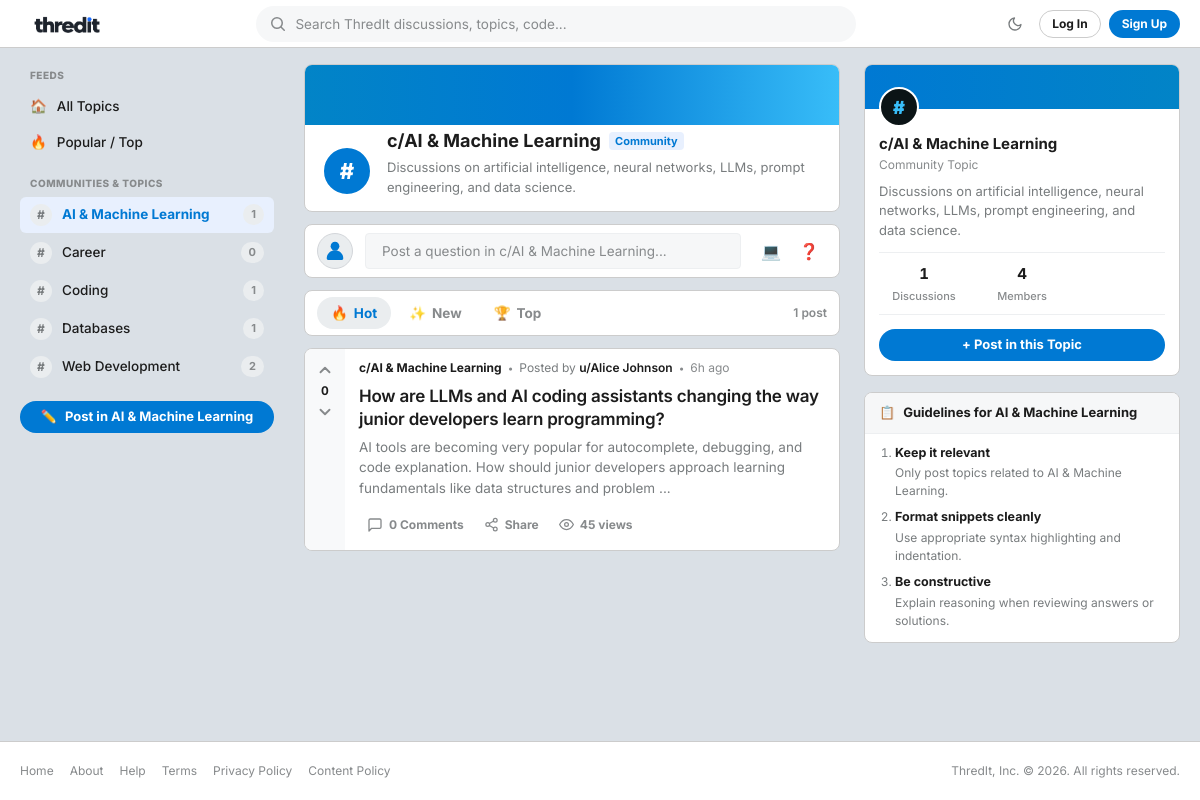
The page /public/category.php?id=2 on the database as committed earlier.
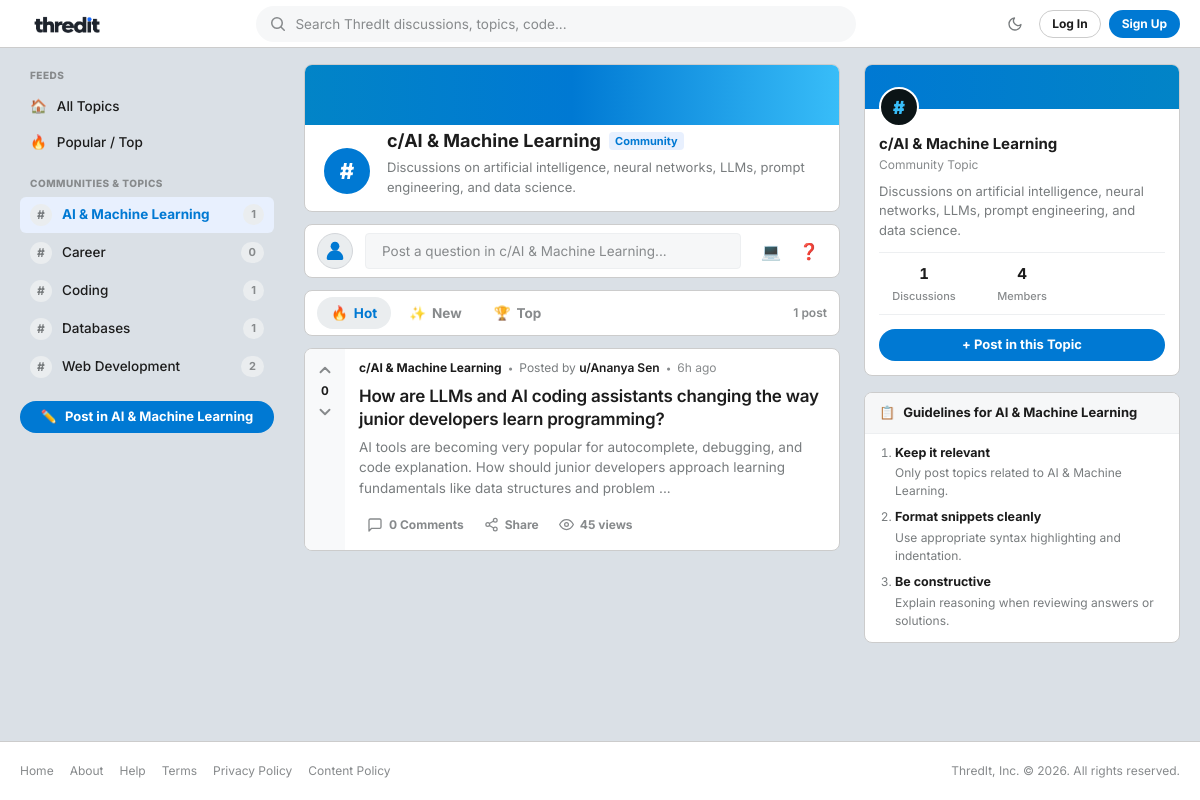
The same page on the database as committed later.
### tables this page shows
CREATE TABLE IF NOT EXISTS `threads` (
    `id` INT UNSIGNED NOT NULL AUTO_INCREMENT,
    `category_id` INT UNSIGNED NOT NULL,
    `user_id` INT UNSIGNED NOT NULL,
    `title` VARCHAR(255) NOT NULL,
    `body` MEDIUMTEXT NOT NULL,
    `is_pinned` TINYINT(1) NOT NULL DEFAULT 0,
    `is_locked` TINYINT(1) NOT NULL DEFAULT 0,
    `views` INT UNSIGNED NOT NULL DEFAULT 0,
    `created_at` DATETIME NOT NULL DEFAULT CURRENT_TIMESTAMP,
    PRIMARY KEY (`id`),
    INDEX `idx_threads_category` (`category_id`),
    INDEX `idx_threads_user` (`user_id`),
    INDEX `idx_threads_pinned_created` (`is_pinned`, `created_at` DESC),
    CONSTRAINT `fk_threads_category` FOREIGN KEY (`category_id`) REFERENCES `categories` (`id`) ON DELETE CASCADE,
    CONSTRAINT `fk_threads_user` FOREIGN KEY (`user_id`) REFERENCES `users` (`id`) ON DELETE CASCADE
);

CREATE TABLE IF NOT EXISTS `users` (
    `id` INT UNSIGNED NOT NULL AUTO_INCREMENT,
    `name` VARCHAR(100) NOT NULL,
    `email` VARCHAR(191) NOT NULL,
    `password_hash` VARCHAR(255) NOT NULL,
    `role` ENUM('user', 'moderator', 'admin') NOT NULL DEFAULT 'user',
    `is_banned` TINYINT(1) NOT NULL DEFAULT 0,
    `created_at` DATETIME NOT NULL DEFAULT CURRENT_TIMESTAMP,
    PRIMARY KEY (`id`),
    UNIQUE KEY `uq_users_email` (`email`),
    INDEX `idx_users_role` (`role`),
    INDEX `idx_users_banned` (`is_banned`)
);

CREATE TABLE IF NOT EXISTS `categories` (
    `id` INT UNSIGNED NOT NULL AUTO_INCREMENT,
    `name` VARCHAR(100) NOT NULL,
    `description` TEXT NOT NULL,
    PRIMARY KEY (`id`),
    UNIQUE KEY `uq_categories_name` (`name`)
);

### includes/functions.php (called while the page is built, shortened)
<?php
if (!function_exists('get_base_url')) {
    function get_base_url(): string
    {
        $protocol = (!empty($_SERVER['HTTPS']) && $_SERVER['HTTPS'] !== 'off') ? 'https://' : 'http://';
        $host = $_SERVER['HTTP_HOST'] ?? 'localhost';
        $scriptPath = str_replace('\\', '/', $_SERVER['SCRIPT_NAME'] ?? '');
        $scriptDir = dirname($scriptPath);
        $baseFolder = preg_replace('#/(public|admin|includes|api)$#i', '', $scriptDir);
        return rtrim($protocol . $host . $baseFolder, '/');
    }
}
if (!function_exists('url')) {
    function url(string $path = ''): string
    {
        $base = get_base_url();
        $trimmedPath = ltrim($path, '/');
        return $trimmedPath === '' ? $base : $base . '/' . $trimmedPath;
    }
}
if (!function_exists('e')) {
    function e(mixed $string): string
    {
        return htmlspecialchars((string) ($string ?? ''), ENT_QUOTES, 'UTF-8');
    }
}
if (!function_exists('time_ago')) {
    function time_ago(string $datetime): string
    {
        $timestamp = strtotime($datetime);
        $difference = time() - $timestamp;
        if ($difference < 86400) {
            $hours = floor($difference / 3600);
            return $hours . 'h ago';
        }
        return date('M j, Y', $timestamp);
    }
}
if (!function_exists('truncate')) {
    function truncate(string $text, int $length = 150): string
    {
        $text = strip_tags($text);
        return mb_substr($text, 0, $length, 'UTF-8') . '...';
    }
}
if (!function_exists('get_user_vote_value')) {
    function get_user_vote_value(PDO $pdo, ?int $userId, string $targetType, int $targetId): int
    {
        if (empty($userId)) {
            return 0;
        }
        $stmt = $pdo->prepare("SELECT value FROM votes WHERE user_id = :user_id AND target_type = :target_type AND target_id = :target_id LIMIT 1");
        $stmt->execute([
            ':user_id'     => $userId,
            ':target_type' => $targetType,
            ':target_id'   => $targetId
        ]);
        $row = $stmt->fetch();
        return (int) ($row['value'] ?? 0);
    }
}

### includes/auth.php (called while the page is built, shortened)
<?php
require_once __DIR__ . '/../config/db.php';
require_once __DIR__ . '/functions.php';
if (!function_exists('current_user_id')) {
    function current_user_id(): ?int
    {
        return isset($_SESSION['user']['id']) ? (int) $_SESSION['user']['id'] : null;
    }
}

### public/category.php (the view, shortened to what the changed rows need)
<?php
require_once __DIR__ . '/../includes/functions.php';
$pdo = get_db_connection();
$catId = (int) ($_GET['id'] ?? 0);
$stmt = $pdo->prepare("SELECT * FROM categories WHERE id = :id LIMIT 1");
$stmt->execute([':id' => $catId]);
$category = $stmt->fetch();
require_once __DIR__ . '/../includes/header.php';
$userId = current_user_id();
$sort = $_GET['sort'] ?? 'hot';
$sql = "SELECT t.*,
               u.name AS author_name, u.role AS author_role,
               c.name AS category_name,
               COUNT(DISTINCT r.id) AS reply_count,
               COALESCE(SUM(v.value), 0) AS vote_score
        FROM threads t
        INNER JOIN users u ON t.user_id = u.id
        INNER JOIN categories c ON t.category_id = c.id
        LEFT JOIN replies r ON t.id = r.thread_id
        LEFT JOIN votes v ON v.target_type = 'thread' AND v.target_id = t.id
        WHERE t.category_id = :cat_id
        GROUP BY t.id, u.id, u.name, u.role, c.id, c.name ";
if ($sort === 'top') {
    $sql .= "ORDER BY t.is_pinned DESC, vote_score DESC, t.created_at DESC";
} elseif ($sort === 'latest') {
    $sql .= "ORDER BY t.is_pinned DESC, t.created_at DESC";
} else {
    $sql .= "ORDER BY t.is_pinned DESC, (COALESCE(SUM(v.value), 0) * 2 + COUNT(DISTINCT r.id)) DESC, t.created_at DESC";
}
$threadStmt = $pdo->prepare($sql);
$threadStmt->execute([':cat_id' => $catId]);
$threads = $threadStmt->fetchAll();
?>
<div class="reddit-container">
    <main class="reddit-main-feed">
        <div class="card reddit-community-banner-card">
            <div class="banner-inner-content">
                <div class="banner-info-text">
                    <div style="display: flex; align-items: center; gap: 8px; flex-wrap: wrap;">
                        <h1 class="banner-title">c/<?= e($category['name']) ?></h1>
                    </div>
                </div>
            </div>
        </div>
        <?php if (empty($threads)): ?>
            <div class="card empty-state">
                <div class="empty-state-icon">📂</div>
                <div class="empty-state-title">No discussions in c/<?= e($category['name']) ?> yet.</div>
                <p style="font-size: 0.875rem; margin-bottom: 1.25rem;">Be the first developer to start a discussion here!</p>
                <a href="<?= url('public/new_thread.php?category_id=' . $catId) ?>" class="btn btn-primary">Start a New Thread</a>
            </div>
        <?php else: ?>
            <div class="reddit-posts-list">
                <?php foreach ($threads as $t): ?>
                    <?php
                    $userVote = get_user_vote_value($pdo, $userId, 'thread', (int) $t['id']);
                    $score = (int) $t['vote_score'];
                    $threadUrl = url('public/thread.php?id=' . $t['id']);
                    ?>
                    <article class="card reddit-post-card <?= $t['is_pinned'] ? 'post-pinned' : '' ?> <?= $t['is_locked'] ? 'post-locked' : '' ?>">
                        <div class="reddit-vote-column">
                            <button type="button" class="reddit-vote-btn vote-up <?= $userVote === 1 ? 'voted' : '' ?>"
                                    data-target-type="thread"
                                    data-target-id="<?= $t['id'] ?>"
                                    data-vote="1"
                                    data-vote-url="<?= url('public/vote.php') ?>"
                                    title="Upvote" aria-label="Upvote">
                                <svg width="18" height="18" viewBox="0 0 24 24" fill="none" stroke="currentColor" stroke-width="2.5" stroke-linecap="round" stroke-linejoin="round">
                                    <polyline points="18 15 12 9 6 15"></polyline>
                                </svg>
                            </button>
                            <span class="reddit-vote-number <?= $score > 0 ? 'score-up' : ($score < 0 ? 'score-down' : '') ?>">
                                <?= $score ?>
                            </span>
                            <button type="button" class="reddit-vote-btn vote-down <?= $userVote === -1 ? 'voted' : '' ?>"
                                    data-target-type="thread"
                                    data-target-id="<?= $t['id'] ?>"
                                    data-vote="-1"
                                    data-vote-url="<?= url('public/vote.php') ?>"
                                    title="Downvote" aria-label="Downvote">
                                <svg width="18" height="18" viewBox="0 0 24 24" fill="none" stroke="currentColor" stroke-width="2.5" stroke-linecap="round" stroke-linejoin="round">
                                    <polyline points="6 9 12 15 18 9"></polyline>
                                </svg>
                            </button>
                        </div>
                        <div class="reddit-post-main">
                            <div class="reddit-post-meta">
                                <span class="reddit-community-pill">c/<?= e($category['name']) ?></span>
                                <span class="meta-dot">&bull;</span>
                                <span class="meta-author">Posted by <strong>u/<?= e($t['author_name']) ?></strong></span>
                                <span class="meta-dot">&bull;</span>
                                <span class="meta-time"><?= time_ago($t['created_at']) ?></span>
                            </div>
                            <h2 class="reddit-post-title">
                                <a href="<?= $threadUrl ?>">
                                    <?= e($t['title']) ?>
                                </a>
                            </h2>
                            <div class="reddit-post-snippet">
                                <?= e(truncate($t['body'], 180)) ?>
                            </div>
                            <div class="reddit-post-actions">
                                <a href="<?= $threadUrl ?>#replies" class="action-pill">
                                    <svg width="16" height="16" viewBox="0 0 24 24" fill="none" stroke="currentColor" stroke-width="2" stroke-linecap="round" stroke-linejoin="round">
                                        <path d="M21 15a2 2 0 0 1-2 2H7l-4 4V5a2 2 0 0 1 2-2h14a2 2 0 0 1 2 2z"></path>
                                    </svg>
                                    <span><?= (int) $t['reply_count'] ?> <?= (int) $t['reply_count'] === 1 ? 'Comment' : 'Comments' ?></span>
                                </a>
                                <button type="button" class="action-pill share-btn" data-url="<?= $threadUrl ?>" title="Copy link to discussion">
                                    <span>Share</span>
                                </button>
                                <div class="action-pill action-views">
                                    <svg width="15" height="15" viewBox="0 0 24 24" fill="none" stroke="currentColor" stroke-width="2" stroke-linecap="round" stroke-linejoin="round">
                                        <path d="M1 12s4-8 11-8 11 8 11 8-4 8-11 8-11-8-11-8z"></path>
                                        <circle cx="12" cy="12" r="3"></circle>
                                    </svg>
                                    <span><?= (int) $t['views'] ?> views</span>
                                </div>
                            </div>
                        </div>
                    </article>
                <?php endforeach; ?>
            </div>
        <?php endif; ?>
    </main>
</div>
<?php require_once __DIR__ . '/../includes/footer.php'; ?>

Rows that differ between the two databases and show on the page:
changed through a linked row, threads "6h ago": user.name "Alice Johnson" → "Ananya Sen"
